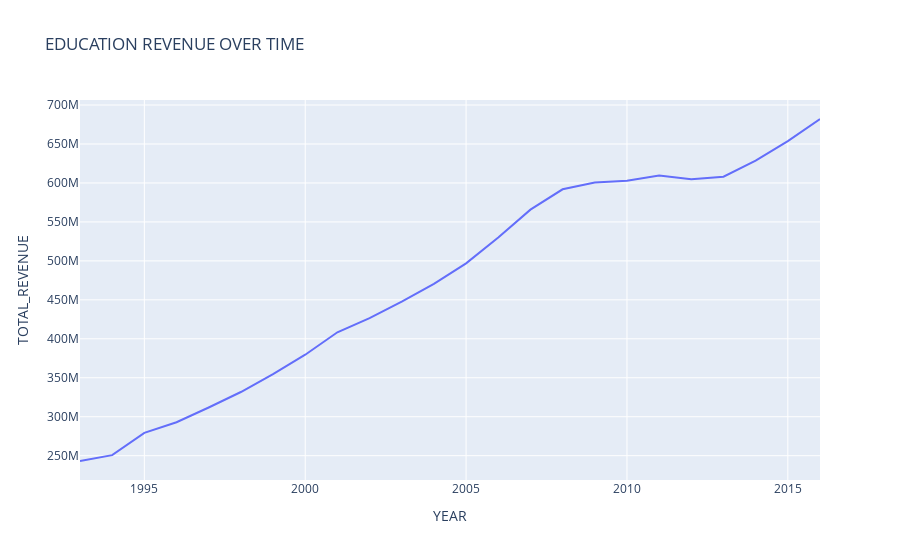

Notebook source saved alongside this figure:
### Code cell
px.line(
    education
    .query("1992 < YEAR < 2017")
    .groupby("YEAR", as_index=False).sum(),
    x="YEAR",
    y="TOTAL_REVENUE",
    # line_dash="above_avg_math8",
    # line_group="above_avg_math8",
    title="EDUCATION REVENUE OVER TIME"
)

### Figure 1 — Plotly figure (JSON) as saved in the notebook; plotly's stock layout.template omitted (floating-point values rounded to 4 significant figures)
{"data": [{"hovertemplate": "YEAR=%{x}<br>TOTAL_REVENUE=%{y}<extra></extra>", "legendgroup": "", "line": {"color": "#636efa", "dash": "solid"}, "marker": {"symbol": "circle"}, "mode": "lines", "name": "", "orientation": "v", "showlegend": false, "type": "scatter", "x": [1993, 1994, 1995, 1996, 1997, 1998, 1999, 2000, 2001, 2002, 2003, 2004, 2005, 2006, 2007, 2008, 2009, 2010, 2011, 2012, 2013, 2014, 2015, 2016], "xaxis": "x", "y": [243200000.0, 250800000.0, 279300000.0, 293000000.0, 311900000.0, 331700000.0, 354700000.0, 379600000.0, 408400000.0, 426500000.0, 447700000.0, 470500000.0, 496800000.0, 530000000.0, 565800000.0, 591800000.0, 600700000.0, 602900000.0, 609600000.0, 604700000.0, 608100000.0, 628600000.0, 653700000.0, 682100000.0], "yaxis": "y"}], "layout": {"legend": {"tracegroupgap": 0}, "title": {"text": "EDUCATION REVENUE OVER TIME"}, "xaxis": {"anchor": "y", "domain": [0, 1], "title": {"text": "YEAR"}}, "yaxis": {"anchor": "x", "domain": [0, 1], "title": {"text": "TOTAL_REVENUE"}}}}
